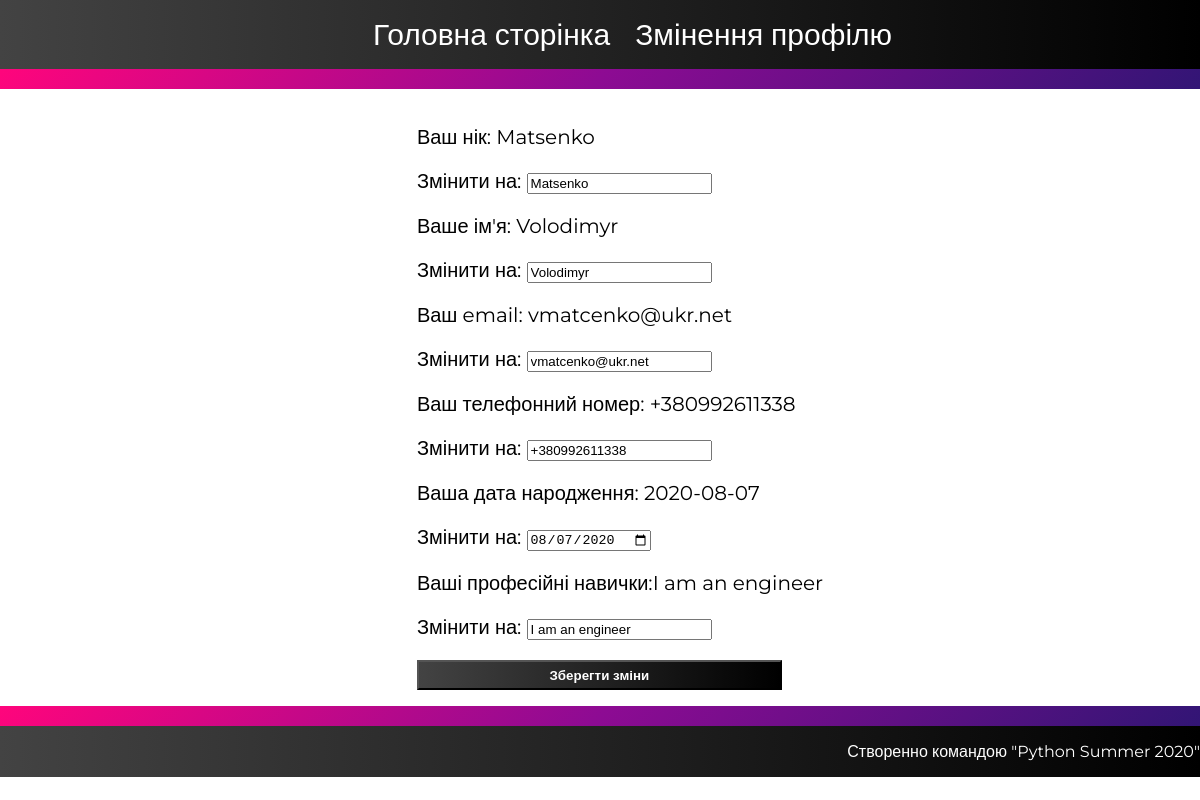
Page /profile/change/data (signed in) on the earlier database version.
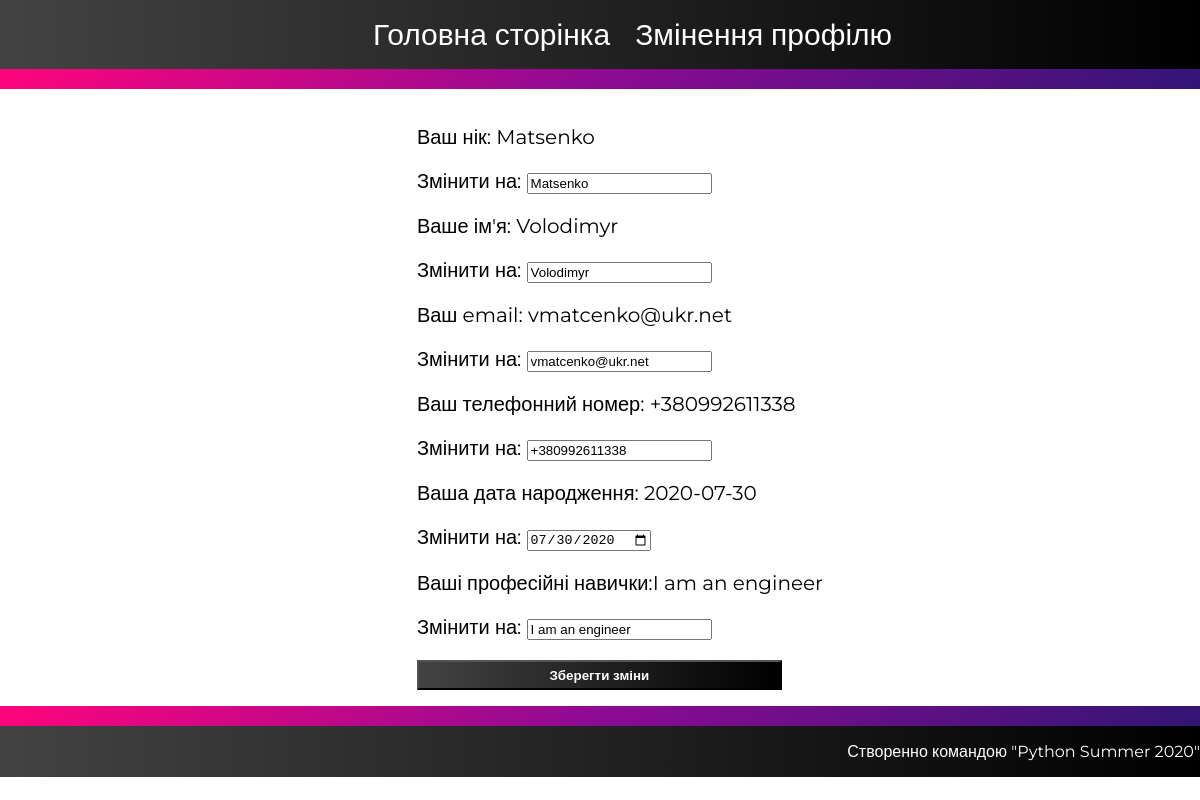
Same page on the later database version.
### tables this page shows
CREATE TABLE user_tab (
  id  INTEGER  PRIMARY KEY,  
  username TEXT UNIQUE NOT NULL,
  password TEXT NOT NULL,
  name TEXT  NOT NULL,
  email TEXT UNIQUE NOT NULL,
  telephone_number TEXT UNIQUE NOT NULL ,
  birthday TEXT NOT NULL,
  prof_skills TEXT NOT NULL,
  isMentor BOOLEAN NOT NULL

);

### flaskr/main.py (the view, shortened to what this page needs)
@bp.route('/profile/change/data', methods=('GET', 'POST'))
def profile_change_data():
    if request.method == 'GET':
        return render_template("profile_change_data.html")

### flaskr/auth.py (called while the page is built)
@bp.before_app_request
def load_logged_in_user():
    user_id = session.get('user_id')
    if user_id is None:
        g.user = None
    else:
        g.user = get_db().execute(
            'SELECT * FROM user_tab WHERE id = ?', (user_id,)
        ).fetchone()

### flaskr/db.py (called while the page is built)
def get_db():
    if 'db' not in g:
        g.db = sqlite3.connect(
            current_app.config['DATABASE'],
            detect_types=sqlite3.PARSE_DECLTYPES
        )
        g.db.row_factory = sqlite3.Row
    return g.db

### flaskr/templates/profile_change_data.html (shortened to what this page needs)
<!DOCTYPE html>
<html lang="en">
<head>
</head>
<body>
    <header>
        <ul>
            <li><a href="{{url_for('home')}}">Головна сторінка</a></li>
            <li><a href="">Змінення профілю</a></li>
        </ul>
    </header>
    <div class="background">
    </div>
    {% if g.user %}
    <div class="data">
        <ul>
            <li>
                <p>Ваш нік: {{g.user['username']}}
                <p>Змінити на: <input id="nick" name="nick" value="{{g.user['username']}}"></p>
            </li>
            <li>
                <p>Ваше ім'я: {{g.user['name']}} </p>
                <p>Змінити на: <input id="name" type="text"name="name" value="{{g.user['name']}}"></p>
            </li>
            <li>
                <p>Ваш email: {{g.user['email']}}</p>
                <p>Змінити на: <input id="email"   type="email"name="email" value="{{g.user['email']}}"></p>
            </li>
            <li>
                <p>Ваш телефонний номер: {{g.user['telephone_number']}}</p>
                <p>Змінити на: <input id="telephone_number" type="tel" name="telephone_number"
                        value="{{g.user['telephone_number']}}"></p>
            </li>
            <li>
                <p>Ваша дата народження: {{g.user['birthday']}}</p>
                <p>Змінити на: <input id="birthday" name="birthday"  type="date" value="{{g.user['birthday']}}"></p>
            </li>
            <li>
                <p>Ваші професійні навички:{{g.user['prof_skills']}}</p>
                <p>Змінити на: <input id="prof_skills" name="prof_skills" type="text "value="{{g.user['prof_skills']}}"></p>
            </li>
            <li>
                <form method="post" action="/profile/change/data" class="profile_changes">
                    <button style="width:365px;height:30px; font-family: 'Montserrat', sans-serif;"><b>Зберегти
                            зміни</b></button>
                </form>
            </li>
        </ul>
    </div>
    <div class="background">
    </div>
    {% endif %}
    <footer>
        <p>Створенно командою "Python Summer 2020"</p>
    </footer>
</body>
</html>

### flaskr/templates/profile_change_data.html (style rules this page uses)
header { display: flex; justify-content: center; width: 100%; height: 100%; background-image: linear-gradient(to right, #434343 0%, black 100%); }
header ul li { font-size: 30px; color: white; }
header ul { display: flex; flex-direction: row; list-style: none; }
header ul li { padding-left: 25px; }
body { font-family: 'Montserrat', sans-serif; margin: 0; padding: 0; }
footer { display: flex; justify-content: flex-end; background-image: linear-gradient(to right, #434343 0%, black 100%); width: 100%; height: 100%; }
footer p { color: white; }
a { text-decoration: none; color: white; }
.background { background-image: linear-gradient(-225deg, #FF057C 0%, #8D0B93 50%, #321575 100%); width: 100%; height: 20px; }
.data { display: flex; justify-content: center; }
.data ul { list-style: none; }
.data ul p { font-size: 20px; }
.profile_changes button { background-image: linear-gradient(to right, #434343 0%, black 100%); color: white; height: 30px; }

Differences in the rows shown:
changed user_tab "Matsenko": user.birthday "2020-08-07" → "2020-07-30"; birthday "08/07/2020" → "07/30/2020"
